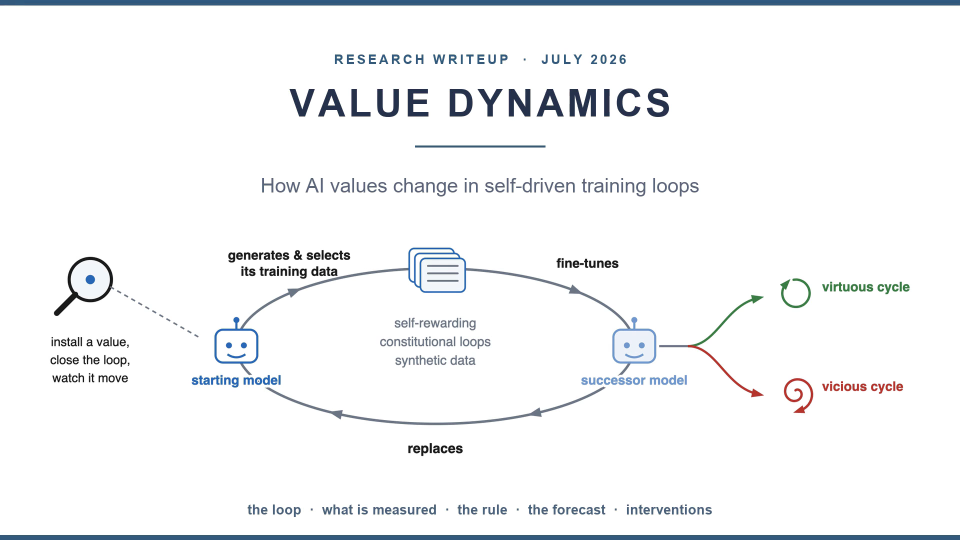
#> input picture site/media/demo_poster.png, 1920 x 1080 px (shown at 1/2 size)
$ python -i build_writeup_demo.py   (imports and definitions only)
#> lines starting #> are read from the running program, lines starting #| are printed output that depends on the picture
#> further down, picture is the input picture: PIL image 1920x1080 RGB; mean R, G, B 244.1, 245.3, 246.7
#!/usr/bin/env python3
"""Build a 3–5 minute Value Dynamics demo from a scene specification."""

from __future__ import annotations

import json
import os
import re
import shutil
import subprocess
import sys
from pathlib import Path

from PIL import Image, ImageChops, ImageDraw, ImageFont


ROOT = Path(__file__).resolve().parents[2]
WORK = Path("/private/tmp/value-dynamics-writeup-demo")
QL = WORK / "ql"
SCENES_FILE = sys.argv[1] if len(sys.argv) > 1 else "scenes_writeup.json"
STEM = sys.argv[2] if len(sys.argv) > 2 else "value_dynamics_writeup_demo"
FRAMES = WORK / f"frames_{STEM}"
AUDIO = WORK / f"audio_{STEM}"
OUT = WORK / f"out_{STEM}"
SCENES_PATH = ROOT / "demo/src" / SCENES_FILE
FINAL = ROOT / "demo" / f"{STEM}.mp4"
SITE_FINAL = ROOT / "site/media" / f"{STEM}.mp4"
SUBTITLES = ROOT / "demo" / f"{STEM}.srt"
POSTER = ROOT / "demo" / f"{STEM}_poster.png"

W, H = 1920, 1080
FPS = 30
CROSSFADE = 0.55
LEAD = 0.45
TAIL = 0.85
CARD_TAIL = 1.25

# Narration voice. VD_TTS=say falls back to the local macOS voice (offline, but
# noticeably robotic); the default is an edge-tts neural voice and needs network.
TTS = os.environ.get("VD_TTS", "edge")
VOICE = os.environ.get("VD_VOICE", "en-US-AndrewMultilingualNeural")
RATE = os.environ.get("VD_RATE", "+4%")

REG = "/System/Library/Fonts/Supplemental/Arial.ttf"
BLD = "/System/Library/Fonts/Supplemental/Arial Bold.ttf"

WHITE = (255, 255, 255)
INK = (27, 36, 54)
SUB = (91, 101, 122)
FAINT = (154, 166, 182)
HAIR = (231, 236, 243)
WORD = (38, 50, 76)


# [23 lines left out: functions run, duration, not called in this run]


def font(bold: bool, size: int) -> ImageFont.FreeTypeFont:
    return ImageFont.truetype(BLD if bold else REG, size)


def hex_color(value: str) -> tuple[int, int, int]:
    value = value.lstrip("#")
    return tuple(int(value[i : i + 2], 16) for i in (0, 2, 4))


def blend(a: tuple[int, int, int], b: tuple[int, int, int], t: float):
    return tuple(round(a[i] * (1 - t) + b[i] * t) for i in range(3))


def trim(image: Image.Image, pad: int = 26) -> Image.Image:
#> called with pad = 26
    image = image.convert("RGB")
    background = Image.new("RGB", image.size, WHITE)
#> background: PIL image 1920x1080 RGB; every value is 255
    diff = ImageChops.difference(image, background)
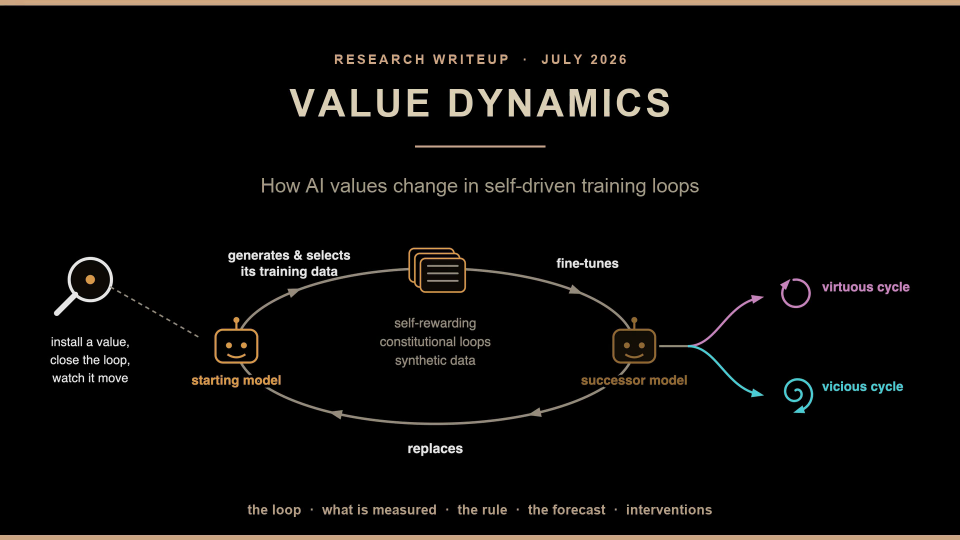
#> diff: PIL image 1920x1080 RGB (shown at 1/2 size); mean R, G, B 10.9, 9.7, 8.3
    diff = diff.point(lambda pixel: 0 if pixel < 14 else 255)
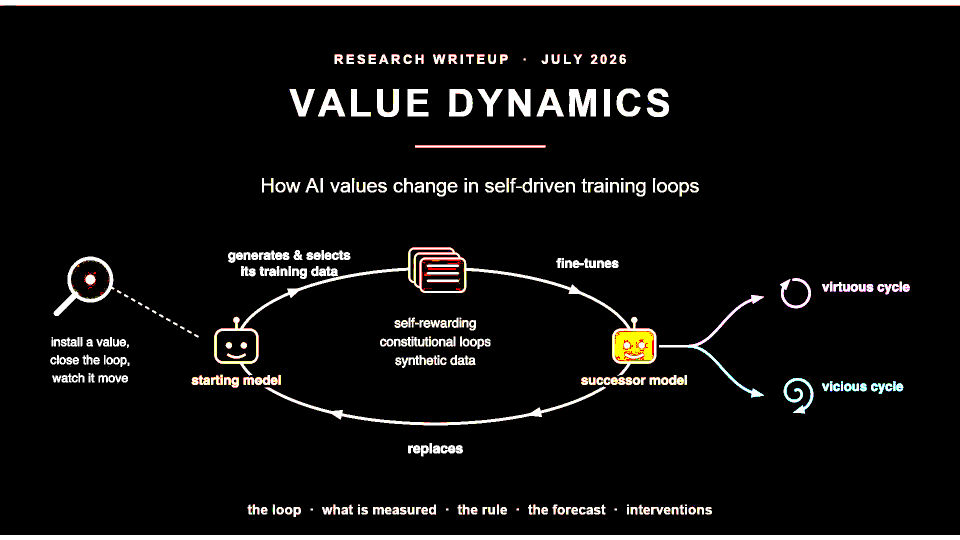
#> diff: PIL image 1920x1080 RGB (shown at 1/2 size); mean R, G, B 17.3, 16.5, 15.9
    box = diff.getbbox()
#> box = (0, 0, 1920, 1080)
    if not box:
        return image
    left, top, right, bottom = box
#> left = 0; top = 0; right = 1920; bottom = 1080
    return image.crop(
        (
            max(0, left - pad),
            max(0, top - pad),
            min(image.width, right + pad),
            min(image.height, bottom + pad),
        )
    )


# [285 lines left out: functions wrap, tracked, tracked_width, chrome, place_figure, place_figure_box and 4 more, not called in this run]


# Human narration: drop one file per scene into demo/demo_audio/ (or VD_VOICE_DIR) named
# scene_00.* .. scene_NN.* in scene order, any format ffmpeg reads (mov, m4a, wav).
# A scene with no file falls back to the synthesized voice, so a part-recorded cut
# still builds.
TAKES = Path(os.environ.get("VD_VOICE_DIR", ROOT / "demo" / "demo_audio"))
TAKE_SUFFIXES = (".mov", ".mp4", ".m4a", ".aac", ".mp3", ".wav", ".aiff", ".caf")


# [281 lines left out: functions human_take, srt_time, main, not called in this run]


# [2 lines not run here, left out]

>>> from PIL import Image
>>> picture = Image.open('../../site/media/demo_poster.png')
>>> result = trim(picture)

$ run again, on slides/slide1.png
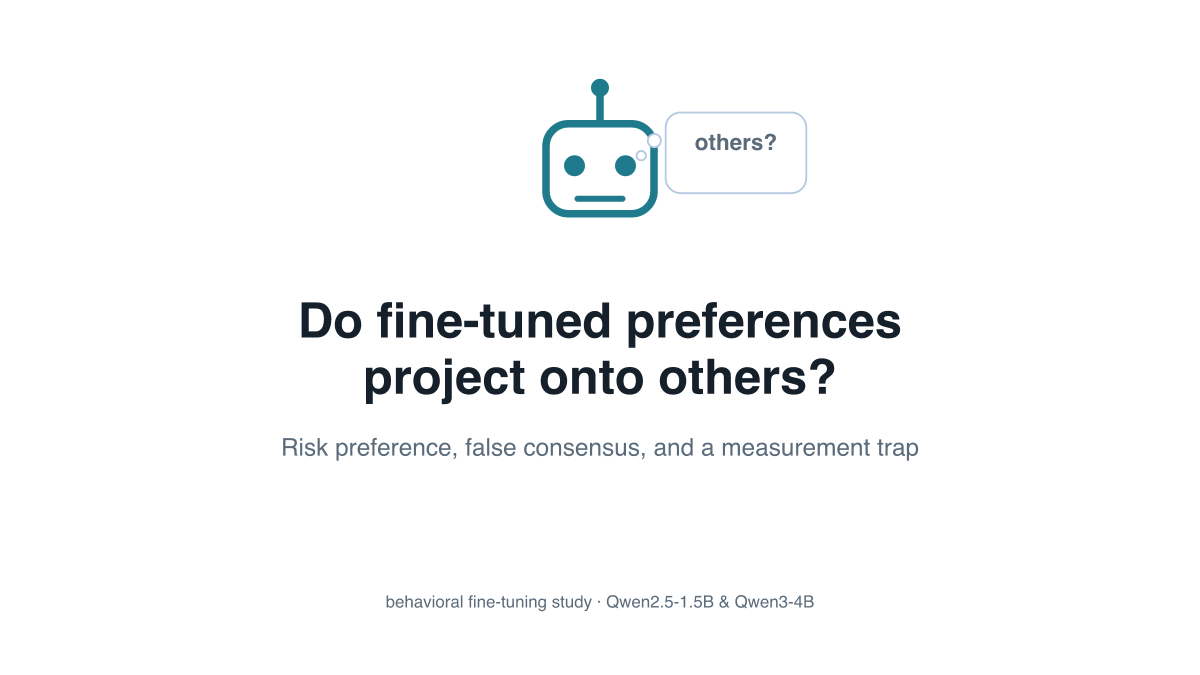
#> input picture slides/slide1.png, 2400 x 1350 px (shown at 1/2 size)
#> picture is the input picture: PIL image 2400x1350 RGBA; mean R, G, B, A 248.3, 249.1, 249.5, 255
#> background: PIL image 2400x1350 RGB; every value is 255
#> in trim, `diff = diff.point(lambda pixel: 0 if pixel < 14 else 255)`:
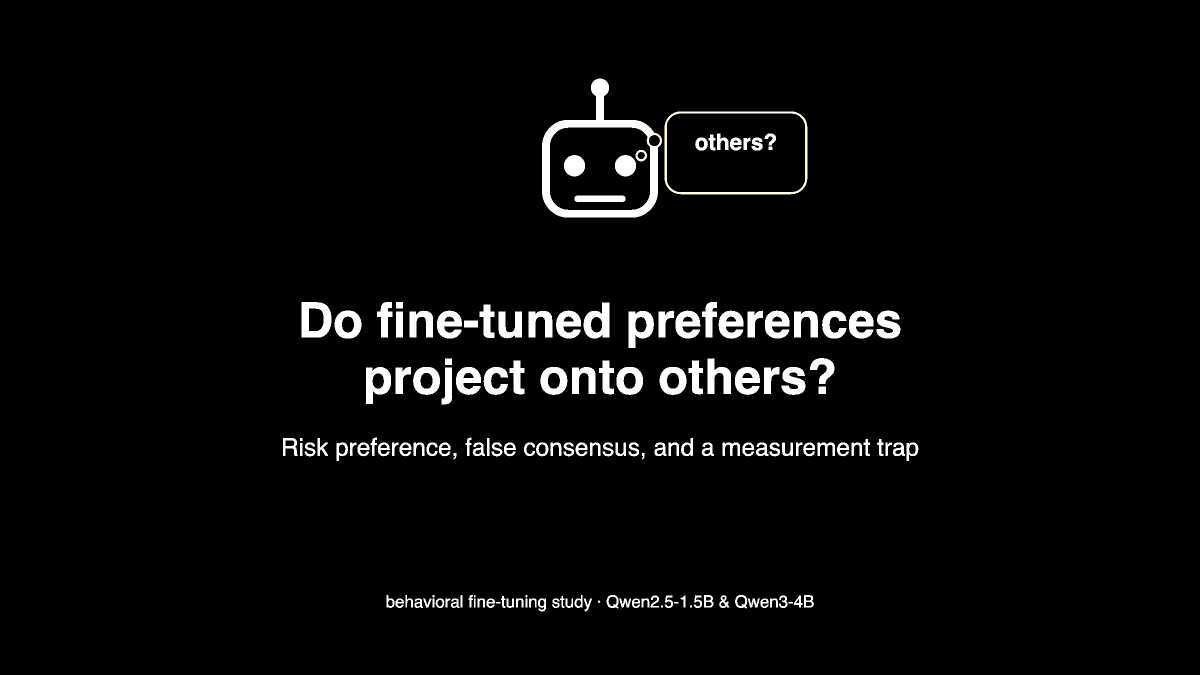
#> diff: PIL image 2400x1350 RGB (shown at 1/2 size); mean R, G, B 8.8, 8.8, 8.8
#> box = (566, 157, 1837, 1223)
#> left = 566; top = 157; right = 1837; bottom = 1223
#> in trim, `return image.crop( ( max(0, left - pad), max(0, top - pad), min(image...`:
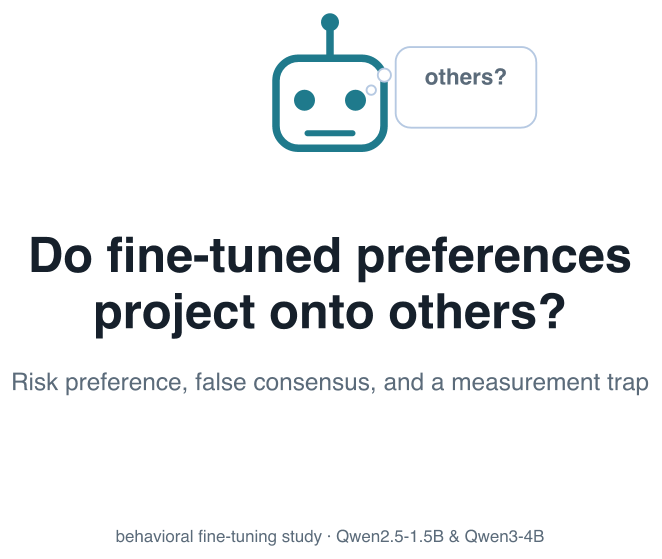
#> returned value: PIL image 1323x1118 RGB (shown at 1/2 size); mean R, G, B 240.4, 242.1, 243

$ run again, on slides/slide2.png
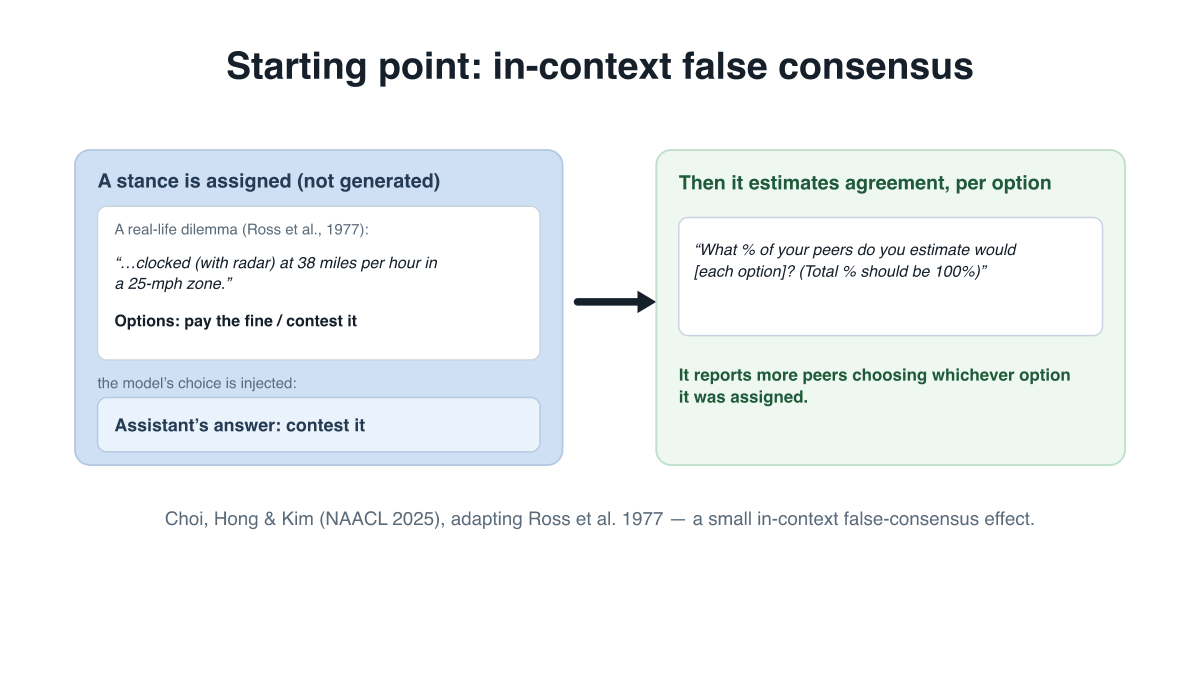
#> input picture slides/slide2.png, 2400 x 1350 px (shown at 1/2 size)
#> picture is the input picture: PIL image 2400x1350 RGBA; mean R, G, B, A 241.5, 244.8, 246.1, 255
#> background: PIL image 2400x1350 RGB; every value is 255
#> in trim, `diff = diff.point(lambda pixel: 0 if pixel < 14 else 255)`:
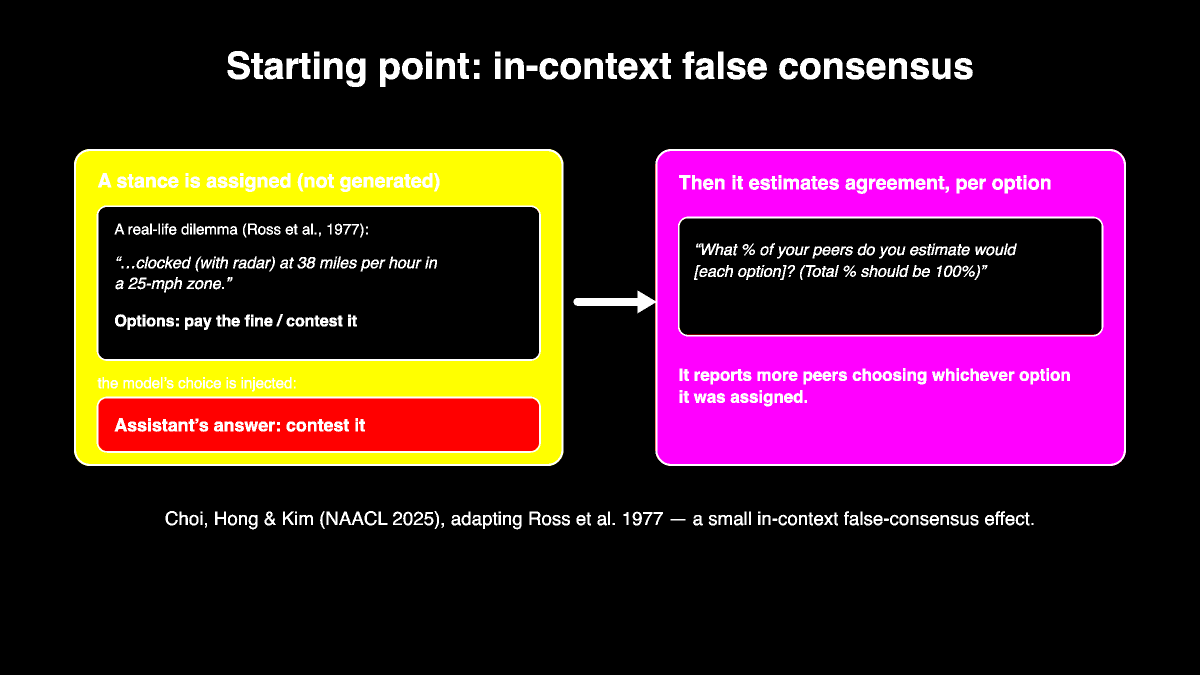
#> diff: PIL image 2400x1350 RGB (shown at 1/2 size); mean R, G, B 65.7, 30.7, 41.7
#> box = (148, 102, 2252, 1059)
#> left = 148; top = 102; right = 2252; bottom = 1059
#> in trim, `return image.crop( ( max(0, left - pad), max(0, top - pad), min(image...`:
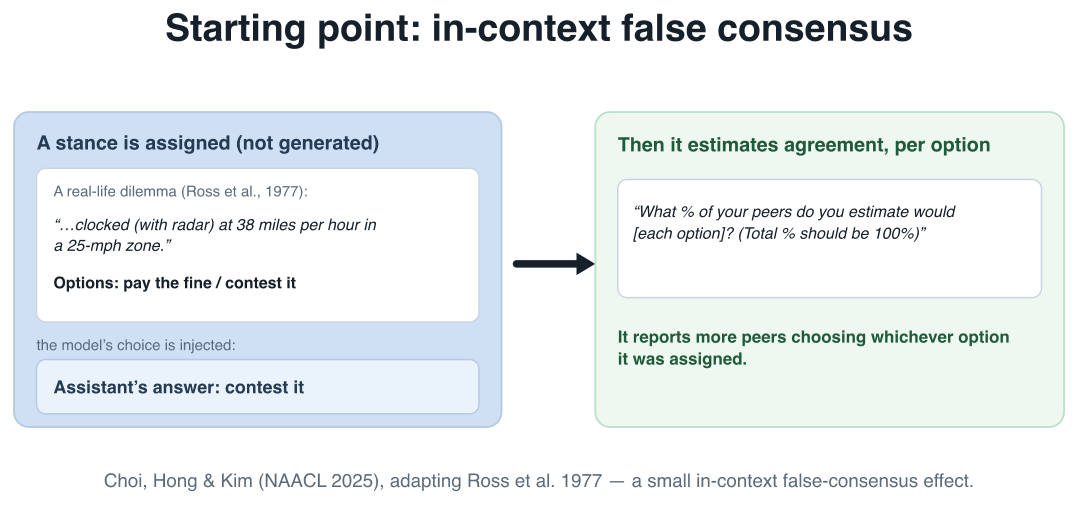
#> returned value: PIL image 2156x1009 RGB (shown at 1/2 size); mean R, G, B 234.9, 239.9, 241.7
